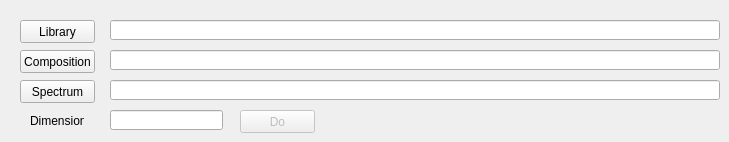
          <widget class="QWidget" name="tab_15">
           <attribute name="title">
            <string>PCA</string>
           </attribute>
           <widget class="QPushButton" name="pbt_fsa_pca_lib">
            <property name="geometry">
             <rect>
              <x>20</x>
              <y>20</y>
              <width>75</width>
              <height>23</height>
             </rect>
            </property>
            <property name="text">
             <string>Library</string>
            </property>
           </widget>
           <widget class="QLineEdit" name="let_fsa_pca_fp_lib">
            <property name="geometry">
             <rect>
              <x>110</x>
              <y>20</y>
              <width>610</width>
              <height>20</height>
             </rect>
            </property>
           </widget>
           <widget class="QLabel" name="label_13">
            <property name="geometry">
             <rect>
              <x>30</x>
              <y>115</y>
              <width>54</width>
              <height>12</height>
             </rect>
            </property>
            <property name="text">
             <string>Dimension</string>
            </property>
           </widget>
           <widget class="QLineEdit" name="let_fsa_pca_dim">
            <property name="geometry">
             <rect>
              <x>110</x>
              <y>110</y>
              <width>113</width>
              <height>20</height>
             </rect>
            </property>
           </widget>
           <widget class="QPushButton" name="pbt_fsa_pca_do">
            <property name="enabled">
             <bool>false</bool>
            </property>
            <property name="geometry">
             <rect>
              <x>240</x>
              <y>110</y>
              <width>75</width>
              <height>23</height>
             </rect>
            </property>
            <property name="text">
             <string>Do</string>
            </property>
           </widget>
           <widget class="QPushButton" name="pbt_fsa_pca_cont">
            <property name="geometry">
             <rect>
              <x>20</x>
              <y>50</y>
              <width>75</width>
              <height>23</height>
             </rect>
            </property>
            <property name="text">
             <string>Composition</string>
            </property>
           </widget>
           <widget class="QLineEdit" name="let_fsa_pca_fp_cont">
            <property name="geometry">
             <rect>
              <x>110</x>
              <y>50</y>
              <width>610</width>
              <height>20</height>
             </rect>
            </property>
           </widget>
           <widget class="QLineEdit" name="let_fsa_pca_fp_spe">
            <property name="geometry">
             <rect>
              <x>110</x>
              <y>80</y>
              <width>610</width>
              <height>20</height>
             </rect>
            </property>
           </widget>
           <widget class="QPushButton" name="pbt_fsa_pca_spe">
            <property name="geometry">
             <rect>
              <x>20</x>
              <y>80</y>
              <width>75</width>
              <height>23</height>
             </rect>
            </property>
            <property name="text">
             <string>Spectrum</string>
            </property>
           </widget>
          </widget>
